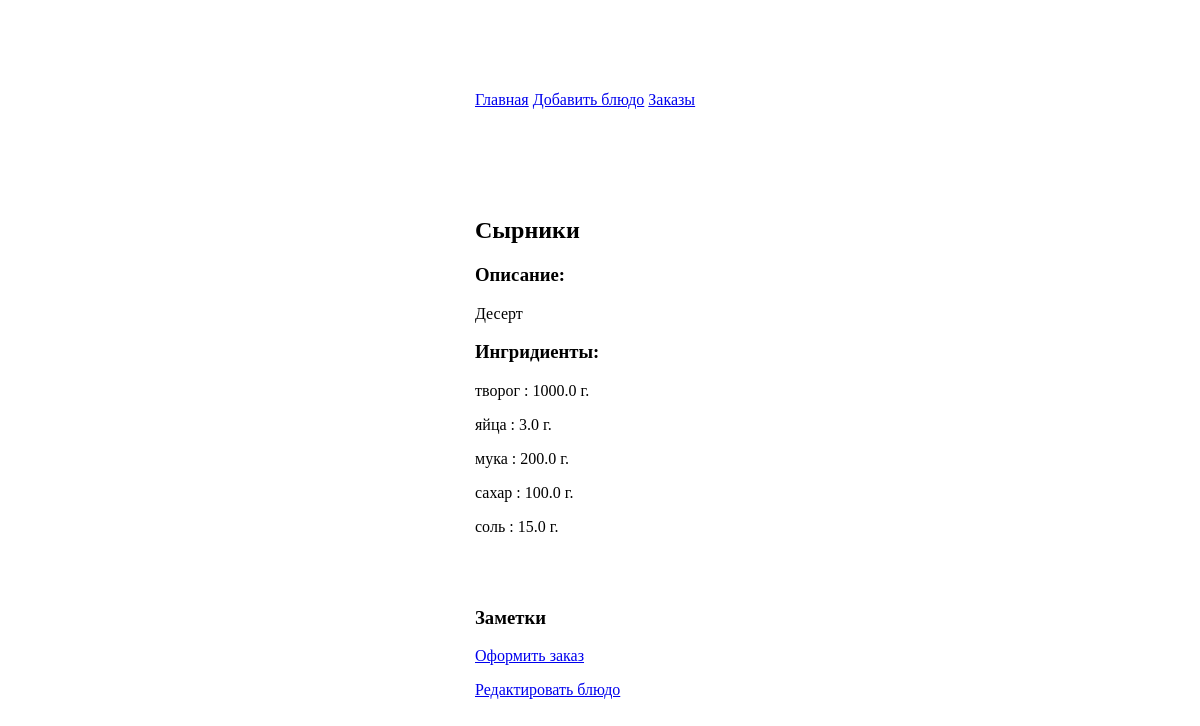
The page /dish/2 on the database as committed earlier.
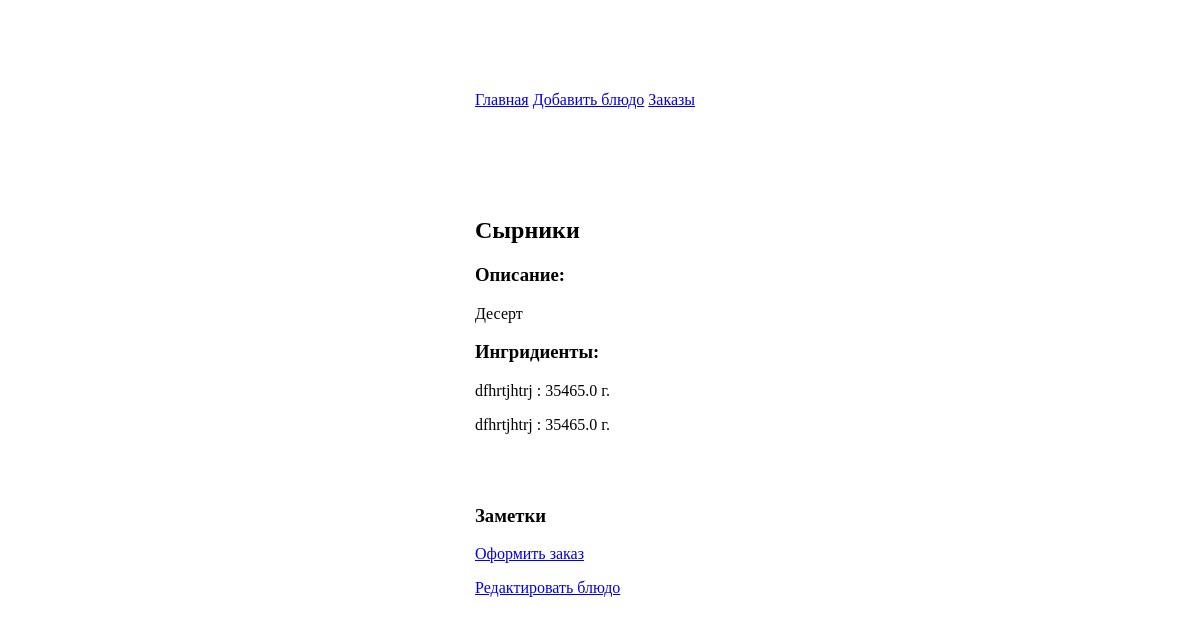
The same page on the database as committed later.
### coocking_book/models.py (models this page shows, shortened)
class Ingredient(models.Model):
    name = models.CharField(max_length=120, unique=False,
                            verbose_name='Название')
    weight = models.FloatField(
        verbose_name='Количество в граммах', blank=True, null=True)

### coocking_book/views.py (the view)
# urls.py: path('dish/<int:pk>', DishDetailView.as_view(), name='dish_detail'),
class DishDetailView(DetailView):
    model = Dish
    template_name = 'dish_detail.html'
    def get_context_data(self, **kwargs):
        context = super(DishDetailView, self).get_context_data(**kwargs)
        content_type = ContentType.objects.get_for_model(Dish)
        context['notes'] = Note.objects.filter(note_item__content_type=content_type)
        context['dishes'] = self.model.objects.all()
        context['dish'] = self.get_object()
        context['dishes_ingredients'] = self.get_object().ingredient.all()
        return context

### coocking_book/templates/dish_detail.html (shortened to what this page needs)
{% extends "base.html" %}
{%block content%}
		<h2>{{dish.title}}</h2>
		<h3>Описание:</h3>
		<p>{{dish.description}}</p>
		<h3>Ингридиенты:</h3>
	{%for ingredient in dishes_ingredients%}
		<p>{{ingredient.name}} : {{ingredient.weight}} г.</p>
	{%endfor%}
	<br><br>
	<h3>Заметки</h3>
	<p><a href="{% url 'coocking_book:add_order_list' dish.id %}">Оформить заказ</a></p>
	<p><a href="{%url 'coocking_book:update_dish' dish.id %}">Редактировать блюдо</a></p>
{%endblock%}

Rows that differ between the two databases and show on the page:
removed Ingredient: name "творог", weight "1000.0"
removed Ingredient: name "яйца", weight "3.0"
removed Ingredient: name "мука", weight "200.0"
removed Ingredient: name "сахар", weight "100.0"
removed Ingredient: name "соль", weight "15.0"
added Ingredient: name "dfhrtjhtrj", weight "35465.0"
added Ingredient: name "dfhrtjhtrj", weight "35465.0"
